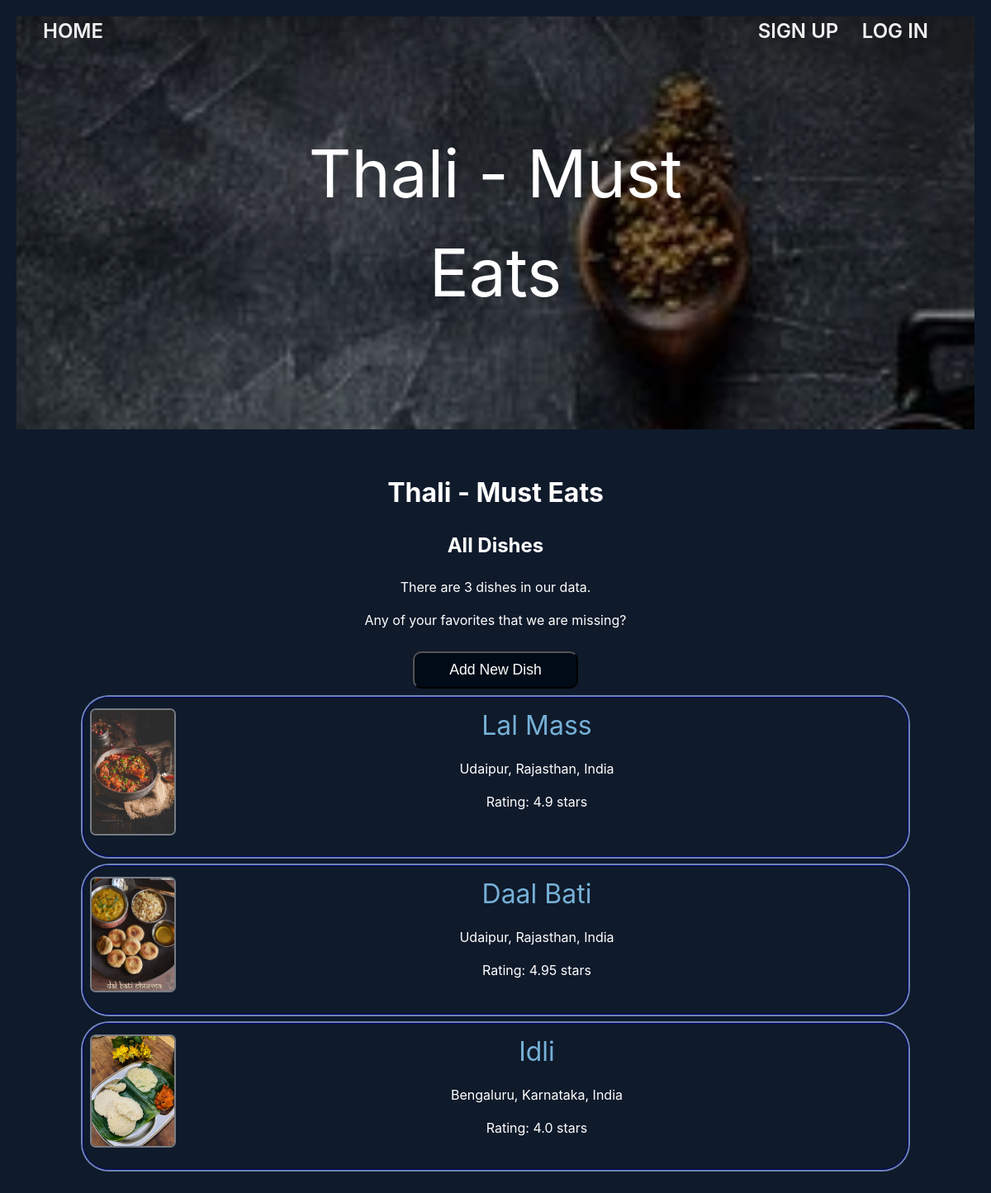
/all_dishes, run on the app's committed database.
### thali_app/models.py (models this page shows, shortened)
class Dish(db.Model):
    id = db.Column(db.Integer, primary_key=True)
    name = db.Column(db.String(80), nullable=False)
    short_desc = db.Column(db.String(500), nullable=False)
    photo_url = db.Column(URLType)
    where_to_eat = db.Column(db.String(80), nullable=False)
    category = db.Column(db.Enum(FoodCategory), default=FoodCategory.OTHER)
    rating = db.Column(db.Float, default=0)
    ratings = db.relationship('Rating', backref='dish')
    city_id = db.Column(
        db.Integer, db.ForeignKey('city.id'), nullable=False)
    city = db.relationship('City', back_populates='dishes')
    state = db.relationship('City', back_populates='dishes')
    country = db.relationship('City', back_populates='dishes')
    created_by_id = db.Column(db.Integer, db.ForeignKey('user.id'))
    created_by = db.relationship('User')
    favorites_list_dishes = db.relationship(
        'User', secondary='user_favorites_list', back_populates='favorites_list_user')
    def __repr__(self):
        return f"<{self.id}:{self.name}>"

class City(db.Model):
    id = db.Column(db.Integer, primary_key=True)
    name = db.Column(db.String(80), nullable=False)
    state = db.Column(db.String(80), nullable=False)
    region = db.Column(db.String(80), nullable=False)
    country = db.Column(db.String(80), nullable=False)
    short_desc = db.Column(db.String(1000), nullable=False)
    photo_url = db.Column(URLType)
    dishes = db.relationship('Dish', back_populates='city')
    created_by_id = db.Column(db.Integer, db.ForeignKey('user.id'))
    created_by = db.relationship('User')
    def __str__(self):
        return f"{self.name}, {self.state}, {self.country}"

### thali_app/main/routes.py (the view)
@main.route('/all_dishes')
def all_dishes():
    all_dishes = Dish.query.all()
    print(all_dishes)
    return render_template('all_dishes.html', all_dishes=all_dishes)

### thali_app/templates/all_dishes.html
{% extends 'base.html' %}
{% block content %}
<h1>Thali - Must Eats</h1>
<h2>All Dishes</h2>
<p>There are {{all_dishes|length}} dishes in our data.</p>
<p>Any of your favorites that we are missing?</p>
<form action="/new_dish" method="post">
    <input type="submit" value="Add New Dish">
</form>
{% for dish in all_dishes %}
<div class="all-dish">
    <div class="all-dish-info">
        <a href="/dish/{{ dish.id }}">{{ dish.name }} </a>
        <p> {{ dish.city }} </p>
        <p> Rating: {{ dish.rating }} stars</p>
    </div>
    <a href="/dish/{{ dish.id }}"><img src="{{ dish.photo_url }}" alt="{{ dish.name }}" width="100px" height="50px"></a>
</div>
{% endfor %}
{% endblock %}

### thali_app/static/style.css (style rules this page uses)
body { font-family: -apple-system, BlinkMacSystemFont, 'Segoe UI', 'Roboto', 'Oxygen', 'Ubuntu', 'Cantarell', 'Fira Sans', 'Droid Sans', 'Helvetica Neue', sans-serif; -webkit-font-smoothing: antialiased; -moz-osx-font-smoothing: grayscale; line-height: 1.5; margin: 0; padding: 20px; text-align: center; background-color: rgb(15, 26, 43); color: white; }
div.all-dish { display: flex; flex-direction:row-reverse; border: 1px solid rgb(2, 2, 114); border-radius: 2em; box-shadow: 0 0 0 2px rgba(138, 163, 214, 0.786); padding: 10px; margin-bottom: 10px; }
.all-dish { margin-bottom: 2rem; }
.all-dish a { color: rgb(118, 176, 214); font-size: 2rem; text-decoration: none; }
.all-dish-info { flex: 2; }
.all-dish img { flex: 1; margin-top: 0.3rem; margin-bottom: 0.3rem; }
img { flex: 1; position: relative; max-width: 100%; text-align: center; border-radius: 5px; border-color: black; box-shadow: 0 0 0 2px rgba(223, 221, 221, 0.5); height: auto; }
form { font-size: 16px; }
input { font-size: 16px; word-wrap: break-word; }
input[type=submit] { width: 20%; align-self: center; background-color: #000b17; border-radius: 10px; color: white; font-size: 1.1em; padding: 10px 20px; margin: 10px; }

### data on the page
Dish: name "Lal Mass", city "Udaipur, Rajasthan, India", rating "4.9", photo_url (picture)
Dish: name "Daal Bati", city "Udaipur, Rajasthan, India", rating "4.95", photo_url (picture)
Dish: name "Idli", city "Bengaluru, Karnataka, India", rating "4.0", photo_url (picture)

### other printed values
{{ all_dishes|length }} "3"
